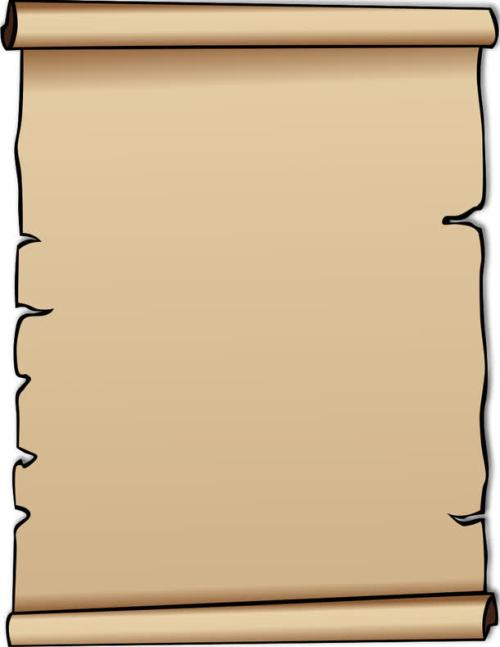
#> input picture bg.png, 500 x 647 px
$ python -i wuwent_qrcode.py   (imports and definitions only)
#> lines starting #> are read from the running program, lines starting #| are printed output that depends on the picture
import os
import configparser

import qrcode

from PIL import Image
from PIL import ImageDraw
from PIL import ImageFont

base_url = os.path.dirname(__file__)


class BaseQr(object):
    def __init__(self):
        config_parser = configparser.ConfigParser()
        config_path = os.path.join(os.getcwd(), 'qrcode.ini')
        config_parser.read(config_path)
        self.font_size = self.__hander(config_parser, 'FONT_SIZE')
        self.font_location = self.__hander(config_parser, 'FONT_LOCATION')
        self.font_color = self.__hander(config_parser, 'FONT_COLOR')
        self.qr = config_parser._sections.get('QRCODE')
        self.qr_img = os.path.join(base_url, self.qr.get('qr_img') + '/')
        self.bg_bir = os.path.join(base_url, self.qr.get('bg_bir'))
        self.ttf_bir = os.path.join(base_url, self.qr.get('ttf_bir'))

    def __hander(self, config_parser, key):
        return [(key, value) for key, value in config_parser._sections.get(key).items()]

    def __split(self, data):
        return tuple([int(i) for i in data.split('-')])

    # [33 lines left out: functions init_data, make_qr, add_font, not called in this run]

    def add_fonts(self):
        for font_data in self.fonts_data:
            self.add_font(font_data[-1][-1], font_data[0][-1], font_data[1][-1], font_data[2][-1])

    # 在背景图片上布局二维码和字体
    # [16 lines left out: function make, not called in this run]

>>> import cv2
>>> picture = cv2.imread('bg.png', cv2.IMREAD_GRAYSCALE)
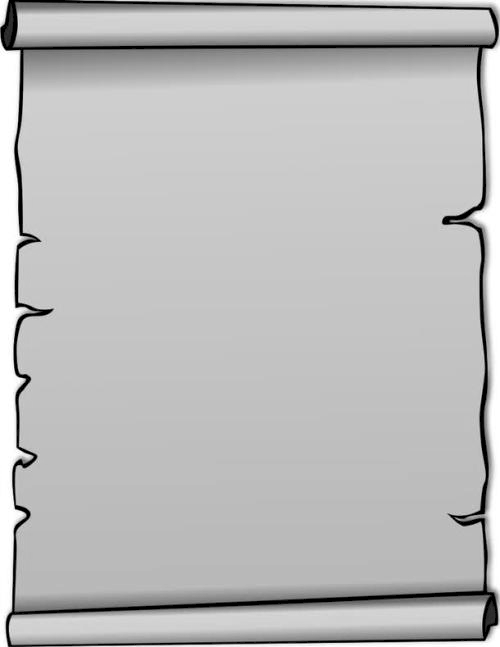
#> picture: shape (647, 500); min 0, max 255, mean 186.9
>>> result = BaseQr().make_qr(picture)
#> (the run stopped early here; a loop or call above may not have finished)
